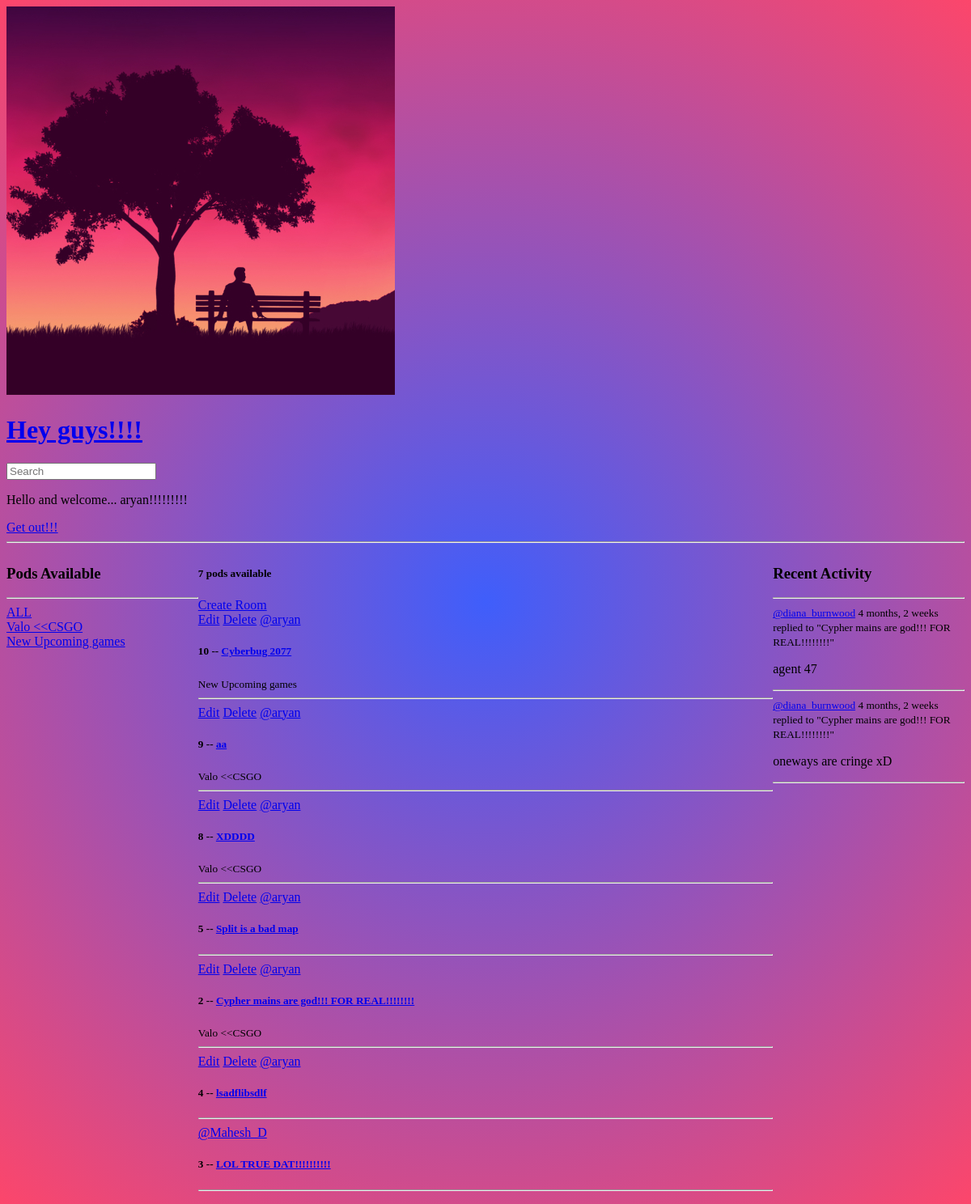
The app's page / (signed in) with its own data.
### basicapp/models.py (models this page shows, shortened)
class Topic(models.Model):
    name = models.CharField(max_length = 200)

class Room(models.Model):
    host = models.ForeignKey(User, on_delete = models.SET_NULL, null = True)
    topic = models.ForeignKey(Topic, on_delete = models.SET_NULL, null = True)
    name = models.CharField(max_length = 200)
    desc = models.TextField(null = True, blank = True)
    participants = models.ManyToManyField(User, related_name = 'participants', blank = True)
    updated = models.DateTimeField(auto_now = True)
    created = models.DateTimeField(auto_now_add = True)
    class Meta:
        ordering = ['-updated', '-created']
    def __str__(self):
        return self.name

class Message(models.Model):
    user = models.ForeignKey(User, on_delete = models.CASCADE)
    room = models.ForeignKey(Room, on_delete = models.CASCADE)
    body = models.TextField()
    updated = models.DateTimeField(auto_now = True)
    created = models.DateTimeField(auto_now_add = True)
    class Meta:
        ordering = ['-updated', '-created']
    def __str__(self):
        return self.body[0 : 50]

### basicapp/views.py (the view)
# urls.py: 2. Add a URL to urlpatterns:  path('', views.home, name='home')
def home(request):
    q = request.GET.get('q') if request.GET.get('q') != None else ''
    rooms = Room.objects.filter(
        Q(topic__name__icontains = q) |
        Q(name__icontains = q) |
        Q(desc__icontains = q)
    )
    topics = Topic.objects.all()
    room_count = rooms.count()
    room_messages = Message.objects.filter(Q(room__topic__name__icontains = q))
    context = {'rooms' : rooms, 'topics': topics, 'room_count' : room_count, 'room_messages': room_messages}
    return render(request, 'basicapp/home.html', context)

### basicapp/templates/basicapp/home.html (shortened to what this page needs)
{% extends 'main.html' %}
{% block content %}
<div class="home-container">
    <div class="sidebar">
        {% include 'basicapp/topic_comp.html' %}
    </div>
    <div>
            {% if room_count == 1 %}
                <h5>{{room_count}} pod available</h5>
            {% else %}
                <h5>{{room_count}} pods available</h5>
            {% endif %}
        <a href="{% url 'create-room' %}">Create Room</a>
        {% include 'basicapp/feed_comp.html' %}
    </div>
    <div>
        {% include 'basicapp/activity_comp.html' %}
    </div>
</div>
{% endblock content %}

### templates/navbar.html
{% load static %}
<a href = '/'>
    <img class="imagelogo" src="{% static 'images/logo.jpg' %}" alt="image logo">
    <h1>Hey guys!!!!</h1>
</a>
<form method="GET" action="{% url 'home' %}">
    <input type="text" name="q" placeholder="Search"/>
</form>
{% if request.user.is_authenticated %}
<p>Hello and welcome... {{request.user}}!!!!!!!!!</p>
<a href="{% url 'logout' %}">Get out!!!</a>
{% else %}
<a href="{% url 'login' %}">Login</a>
{% endif %}
<hr>

### basicapp/templates/basicapp/topic_comp.html
<h3>Pods Available</h3>
        <hr>
        <div>
            <a href="{% url 'home' %}">ALL</a>
        </div>
        {% for topic in topics %}
            <div>
                <a href="{% url 'home' %}?q={{topic.name}}">{{topic.name}}</a>
            </div>
        {% endfor %}

### basicapp/templates/basicapp/feed_comp.html
<div>
    {% for room in rooms %}
        <div>
            {% if request.user == room.host %}
            <a href="{% url 'update-room' room.id %}">Edit</a>
            <a href="{% url 'delete-room' room.id %}">Delete</a>
            {% endif %}
            <a href="{% url 'profile' room.host.id %}">@{{room.host.username}}</a>
            <h5>{{room.id}} -- <a href = "{% url 'room' room.id%}">{{room.name}}</a></h5>
            <small>{{room.topic.name}}</small>
            <hr>
        </div>
    {% endfor %}
</div>

### basicapp/templates/basicapp/activity_comp.html (shortened to what this page needs)
<h3>Recent Activity</h3>
        <hr>
        {% for message in room_messages %}
            <div>
                <small><a href="{% url 'profile' message.user.id %}">@{{message.user}}</a>  {{message.created | timesince}}</small>
                <small>replied to "{{message.room}}"</small>
                <p>{{message}}</p>
                <hr>
            </div>
        {% endfor %}

### static/styles/main.css (style rules this page uses)
body { background: rgb(63,94,251); background: radial-gradient(circle, rgba(63,94,251,1) 0%, rgba(252,70,107,1) 100%); }

### basicapp/templates/basicapp/home.html (style rules this page uses)
.home-container { display: grid; grid-template-columns: 1fr 3fr 1fr; }

### records on screen
Topic: name "Valo <<CSGO"
Topic: name "New Upcoming games"
Room: shows "Edit", host.username "aryan", id "10", name "Cyberbug 2077", topic.name "New Upcoming games"
Room: shows "Edit", host.username "aryan", id "9", name "aa", topic.name "Valo <<CSGO"
Room: shows "Edit", host.username "aryan", id "8", name "XDDDD", topic.name "Valo <<CSGO"
Room: shows "Edit", host.username "aryan", id "5", name "Split is a bad map"
Room: shows "Edit", host.username "aryan", id "2", name "Cypher mains are god!!! FOR REAL!!!!!!!!", topic.name "Valo <<CSGO"
Room: shows "Edit", host.username "aryan", id "4", name "lsadflibsdlf"
Room: host.username "Mahesh_D", id "3", name "LOL TRUE DAT!!!!!!!!!!"
Message: user "diana_burnwood", created "4 months, 2 weeks", room "Cypher mains are god!!! FOR REAL!!!!!!!!", body "agent 47"
Message: user "diana_burnwood", created "4 months, 2 weeks", room "Cypher mains are god!!! FOR REAL!!!!!!!!", body "oneways are cringe xD"

### other values on screen
{{ request.user }} "aryan"
{{ room_count }} "7"
